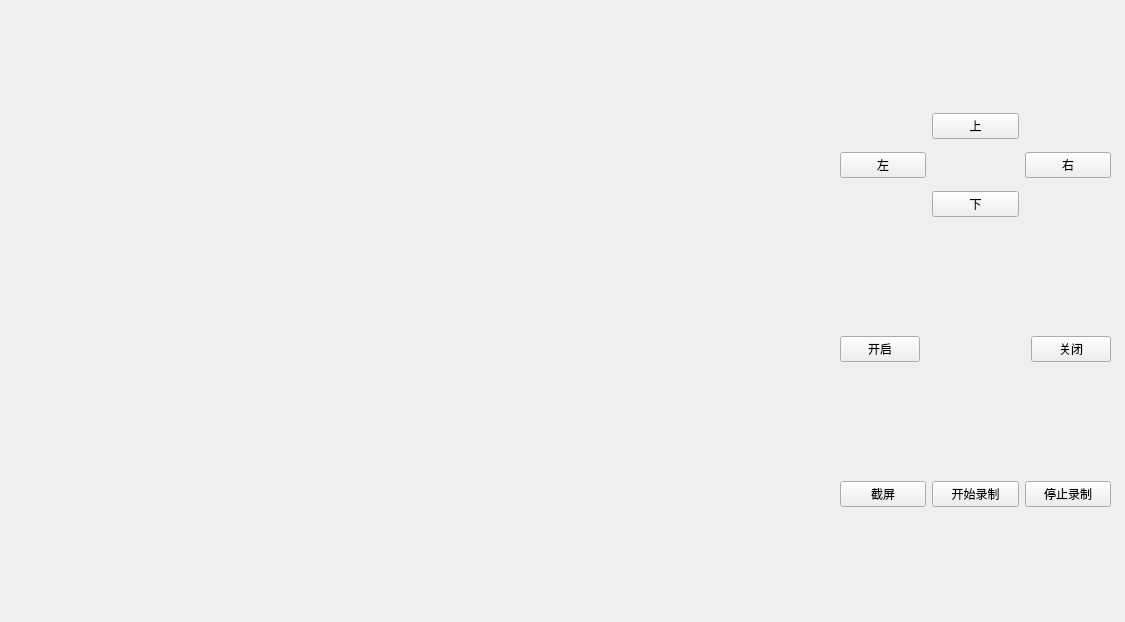
<?xml version="1.0" encoding="UTF-8"?>
<ui version="4.0">
 <class>TPLINK</class>
 <widget class="QWidget" name="TPLINK">
  <property name="geometry">
   <rect>
    <x>0</x>
    <y>0</y>
    <width>1125</width>
    <height>622</height>
   </rect>
  </property>
  <property name="windowTitle">
   <string>TP-LINK</string>
  </property>
  <widget class="QWidget" name="layoutWidget">
   <property name="geometry">
    <rect>
     <x>840</x>
     <y>0</y>
     <width>271</width>
     <height>621</height>
    </rect>
   </property>
   <layout class="QVBoxLayout" name="verticalLayout">
    <item>
     <layout class="QGridLayout" name="gridLayout">
      <item row="2" column="1">
       <widget class="QPushButton" name="downBtn">
        <property name="text">
         <string>下</string>
        </property>
       </widget>
      </item>
      <item row="1" column="1">
       <spacer name="verticalSpacer">
        <property name="orientation">
         <enum>Qt::Vertical</enum>
        </property>
        <property name="sizeType">
         <enum>QSizePolicy::Fixed</enum>
        </property>
        <property name="sizeHint" stdset="0">
         <size>
          <width>20</width>
          <height>40</height>
         </size>
        </property>
       </spacer>
      </item>
      <item row="0" column="1">
       <widget class="QPushButton" name="upBtn">
        <property name="text">
         <string>上</string>
        </property>
       </widget>
      </item>
      <item row="1" column="2">
       <widget class="QPushButton" name="rightBtn">
        <property name="text">
         <string>右</string>
        </property>
       </widget>
      </item>
      <item row="1" column="0">
       <widget class="QPushButton" name="leftBtn">
        <property name="text">
         <string>左</string>
        </property>
       </widget>
      </item>
     </layout>
    </item>
    <item>
     <layout class="QHBoxLayout" name="horizontalLayout">
      <item>
       <widget class="QPushButton" name="startBtn">
        <property name="text">
         <string>开启</string>
        </property>
       </widget>
      </item>
      <item>
       <spacer name="horizontalSpacer_2">
        <property name="orientation">
         <enum>Qt::Horizontal</enum>
        </property>
        <property name="sizeHint" stdset="0">
         <size>
          <width>40</width>
          <height>20</height>
         </size>
        </property>
       </spacer>
      </item>
      <item>
       <widget class="QPushButton" name="closeBtn">
        <property name="text">
         <string>关闭</string>
        </property>
       </widget>
      </item>
     </layout>
    </item>
    <item>
     <layout class="QHBoxLayout" name="horizontalLayout_2">
      <item>
       <widget class="QPushButton" name="snapshotBtn">
        <property name="text">
         <string>截屏</string>
        </property>
       </widget>
      </item>
      <item>
       <widget class="QPushButton" name="startRecordBtn">
        <property name="text">
         <string>开始录制</string>
        </property>
       </widget>
      </item>
      <item>
       <widget class="QPushButton" name="stopRecordBtn">
        <property name="text">
         <string>停止录制</string>
        </property>
       </widget>
      </item>
     </layout>
    </item>
   </layout>
  </widget>
  <widget class="QLabel" name="player">
   <property name="geometry">
    <rect>
     <x>10</x>
     <y>10</y>
     <width>800</width>
     <height>601</height>
    </rect>
   </property>
   <property name="sizePolicy">
    <sizepolicy hsizetype="MinimumExpanding" vsizetype="Preferred">
     <horstretch>0</horstretch>
     <verstretch>0</verstretch>
    </sizepolicy>
   </property>
   <property name="minimumSize">
    <size>
     <width>800</width>
     <height>400</height>
    </size>
   </property>
   <property name="text">
    <string/>
   </property>
  </widget>
 </widget>
 <resources/>
 <connections/>
</ui>
